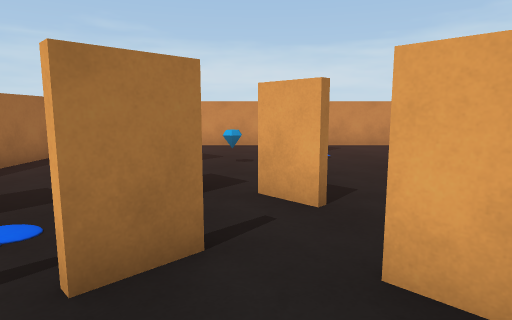
View 1 (above)

14 first-person views from a walk through a 3-D level made in the Unity game engine. The camera is 1.3 m above the floor, tilts 8° down and sees 75° across. The floor is counted in squares, 1 m on a side. Each view is taken from the middle of a square. On the plan, view 1 faces up. The plan holds only what a view shows up to about 14 squares ahead; the rest is blank. Some animated figures are not drawn.

View 2
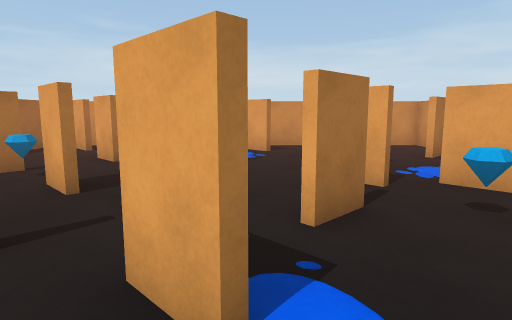

View 3
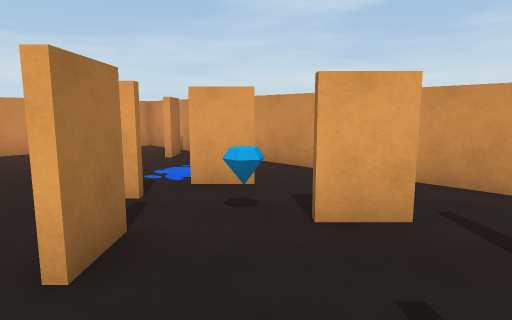

View 4
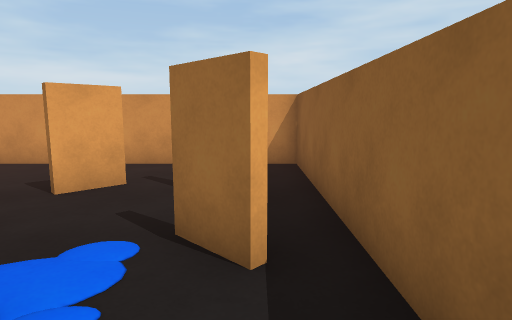

View 5
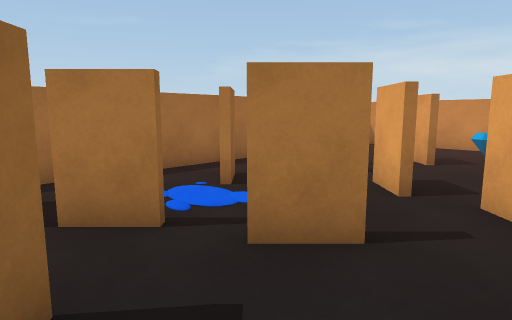

View 6
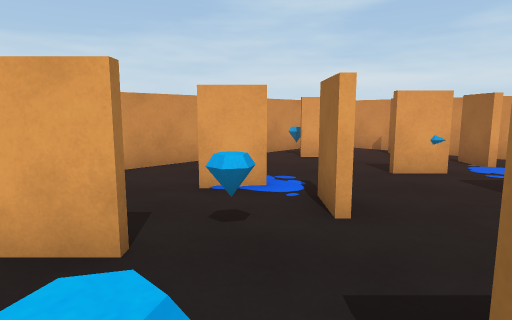

View 7
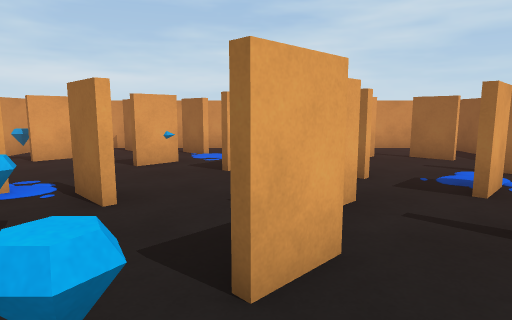

View 8
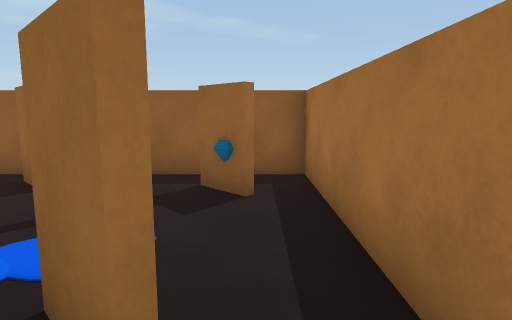

View 9
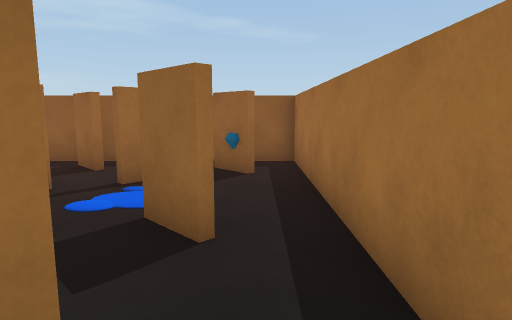

View 10
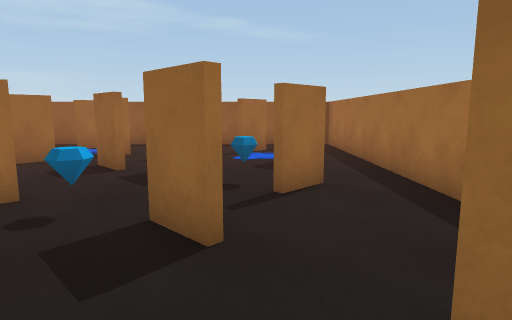

View 11
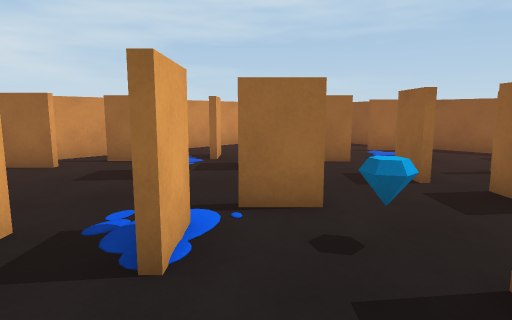

View 12
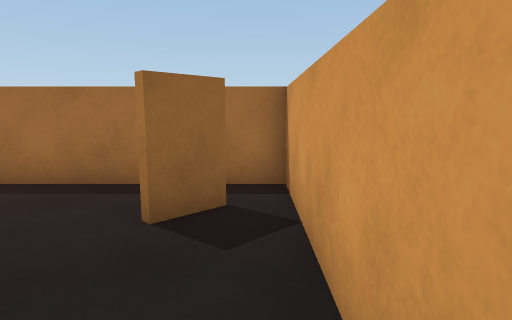

View 13
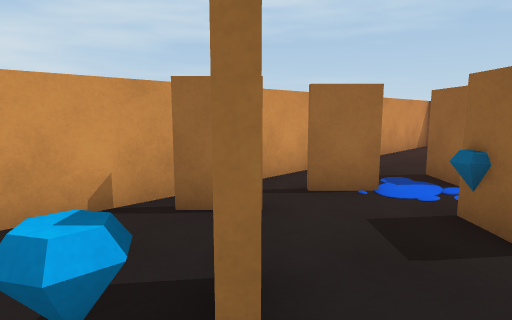

View 14
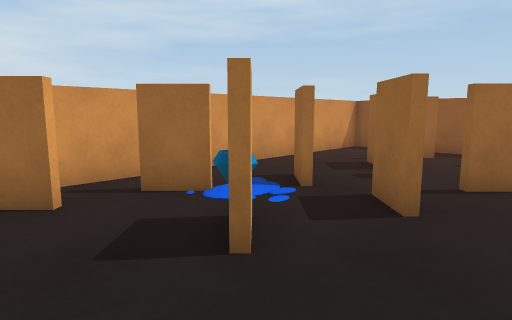

### Floor plan
Points are (right, up) in squares from view 1. A wall is a line through its corners. A room is listed if a view was taken in it or the views show most of it. See-through windows are left out.
Room 1 (views 1, 2, 3, 4, 5, 6, 7, 8, 9, 10, 11, 12, 13, 14)
walls: (3.6, 6.8) (4.4, 5.9); (0.9, 4.5) (0, 5.4); (0.1, 5.5) (1, 4.6); (3.5, 4.6) (2.6, 3.7); (2.5, 3.8) (3.4, 4.7); (4.3, 5.8) (3.4, 6.7); (0.5, 8.1) (1.4, 9); (-0.9, 5.1) (-1.9, 6.1); (-1.3, 5.7) (-0.9, 5.3); (5.5, 6.3) (6.4, 5.4); (5, 8.1) (4.1, 8.9); (4.4, 8.9) (5.1, 8.2); (-0.5, 3.1) (-1.3, 2.2); (1.6, 1.8) (0.9, 2.5); (6.3, 5.3) (5.4, 6.2); (0.7, 10.3) (0.3, 10.8); (6.3, 7.6) (7.3, 8.6); (-1.8, 8.9) (-2.7, 9.7); (5.8, 2.9) (6.2, 2.5); (2.4, 11.3) (1.6, 12.1); (-3.2, 7.6) (-3.6, 7.1); (6.2, 2.3) (5.2, 3.3); (-2.3, 1.9) (-3.3, 0.9); (-2.5, 9.9) (-1.7, 9); (2.6, 0) (3.5, 0.9); (7, 9.8) (7.9, 10.8); (5.1, 0.5) (6, 1.4); (-4.3, 6.8) (-3.4, 7.7); (5.6, 11.3) (4.9, 12); (-1.3, 0.5) (-0.4, -0.4); (-4.4, 4.8) (-3.6, 3.9); (-3.4, 1.1) (-2.5, 2.1); (8.1, 10.6) (7.1, 9.6); (4.5, 13.6) (-6.1, 13.6) (-6.1, -1.1) (8.5, -1.1) (8.5, 11.6); (-3.9, 11.6) (-4.8, 12.4); (-4.8, 0.9) (-3.9, 0); (-4.7, 12.7) (-3.7, 11.7)
ways out: opening at (5.5, 13) to room 2; opening at (7, 12) to room 2; gap at (0, 5)
objects: other object (-1, 9); other object (1, 10); other object (2, 2); other object (5, 4)
Room 2 (no view inside)
walls: (8.5, 11.6) (8.5, 13.6) (4.5, 13.6)
ways out: opening at (5.5, 13) to room 1; opening at (7, 12) to room 1
objects: other object (5, 13)

Positions as (right, up) in squares from view 1, and headings:
1: (0, 0), facing up
2: (2, 0), facing up
3: (2, 1), facing up-right
4: (0, 0), facing right
5: (1, 0), facing up-left
6: (-3, 6), facing up-right
7: (-4, 6), facing right
8: (-5, 6), facing down
9: (-5, 8), facing down
10: (-3, 13), facing down
11: (-2, 12), facing down-right
12: (0, 13), facing left
13: (4, 13), facing down-right
14: (2, 11), facing down-right
